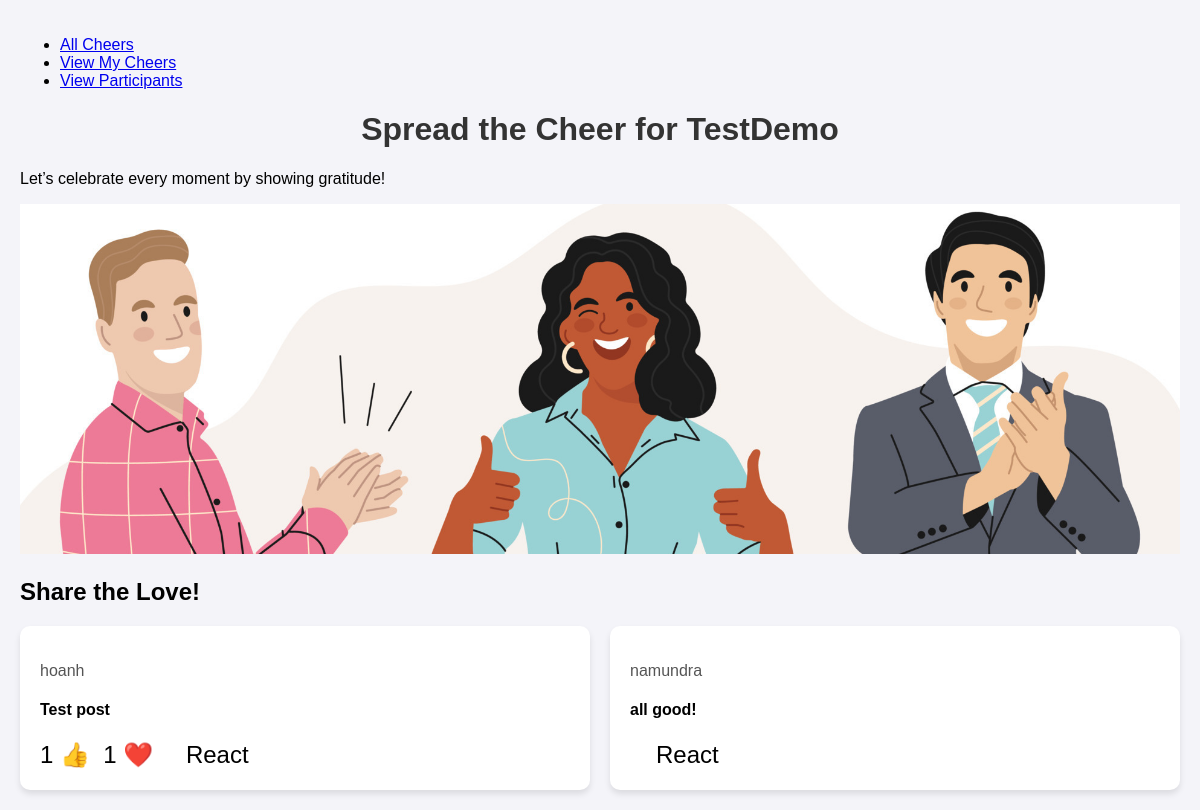
Page /appreciation/posts/2/ (signed in) on the committed database.
### appreciation/models.py (models this page shows, shortened)
class Event(models.Model):
    name = models.CharField(max_length=255)
    description = models.TextField()
    start_date = models.DateField()
    end_date = models.DateField()

class Post(models.Model):
    event = models.ForeignKey(Event, related_name='posts', on_delete=models.CASCADE)
    author = models.ForeignKey(User, null=True, blank=True, on_delete=models.SET_NULL)
    to = models.ForeignKey(User, null=True, blank=True, related_name='received_posts', on_delete=models.SET_NULL)
    content = models.TextField()
    is_anonymous = models.BooleanField(default=False)
    created_at = models.DateTimeField(auto_now_add=True)

### appreciation/views.py (the view)
# urls.py: path('posts/<int:event_id>/', views.post_list, name='post_list'),
@login_required
def post_list(request, event_id):
    event = get_object_or_404(Event, id=event_id)
    posts = event.posts.all()  # Fetch all posts for the event
    reaction_emojis = {
        "Like": "👍",
        "Love": "❤️",
        "Laugh": "😂",
        "Wow": "😮",
        "Sad": "😢",
        "Angry": "😡"
    }
    res_posts = []
    reaction_types = ["Like", "Love", "Laugh", "Wow", "Sad", "Angry"]
    for post in posts:
        res_reaction = {}
        for reaction_type in reaction_types:
            reaction_count = Reaction.objects.filter(post=post, reaction_type=reaction_type).count()
            if reaction_count > 0:
                res_reaction[reaction_emojis[reaction_type]] = reaction_count
        res_posts.append({'post': post, 'reaction': res_reaction})
    is_active = event.end_date >= timezone.now().date()
    return render(request, 'appreciation/post_list.html', {'event': event, 'posts': res_posts, 'is_active': is_active, 'my_posts_view': False})

### appreciation/templates/appreciation/post_list.html (shortened to what this page needs)
{% load static %}
<!DOCTYPE html>
<html lang="en">
<head>
    <link rel="stylesheet" href="{% static 'poststyle.css' %}">
</head>
<body>
    <nav class="navbar">
        <ul class="navbar-links">
            <li><a href="{% url 'post_list' event.id %}">All Cheers</a></li>
            <li><a href="{% url 'view_my_posts' event.id %}">View My Cheers</a></li>
            <li><a href="{% url 'event_participants' event.id %}">View Participants</a></li>
        </ul>
    </nav>
    <header class="header">
        <h1>Spread the Cheer for {{ event.name }}</h1>
        <p>Let’s celebrate every moment by showing gratitude!</p>
        <img src="{% static 'images/gratitude.png' %}" alt="Gratitude Banner" class="header-image" style="width: 100%; max-height: 350px; object-fit: cover;">
    </header>
    <section class="gratitude-section">
        <h2>Share the Love!</h2>
    </section>
    <div class="post-grid">
        {% for res in posts %}
        {% with post=res.post reaction=res.reaction %}
        <div class="post-tile" data-post-id="{{ post.id }}">
            <p class="post-author">
                {% if post.is_anonymous %}
                Anonymous
                {% else %}
                {{ post.author.username }}
                {% endif %}
            </p>
            <h4 class="post-content">{{ post.content }}</h4>
            <div class="reactions-container">
                <div class="selected-reaction">
                    <div class="reaction-values">
                        {% for react_type, react_count in reaction.items %}
                        {% if react_count > 0 %}
                        {{ react_count }} {{ react_type }}&nbsp;
                        {% endif %}
                        {% endfor %}
                    </div>
                </div>
                <div class="emoji-button">
                    <button class="reaction-btn">React</button>
                </div>
            </div>
        </div>
        {% endwith %}
        {% endfor %}
    </div>
</body>
</html>

### appreciation/static/poststyle.css (style rules this page uses)
body { font-family: Arial, sans-serif; background-color: #f4f4f9; margin: 0; padding: 20px; }
h1 { text-align: center; color: #333; }
.post-grid { display: grid; grid-template-columns: repeat(auto-fit, minmax(300px, 1fr)); gap: 20px; }
.post-tile { background-color: white; border-radius: 10px; box-shadow: 0 4px 6px rgba(0, 0, 0, 0.1); padding: 20px; position: relative; }
.post-tile p { color: #555; }
.reactions-container { display: flex; align-items: center; justify-content: flex-start; margin-top: 10px; }
.selected-reaction { font-size: 1.5em; cursor: pointer; position: relative; }
.emoji-button { display: inline-block; margin-left: 20px; }
.reaction-btn { background-color: transparent; border: none; font-size: 1.5em; cursor: pointer; transition: transform 2s ease, background-color 3s ease; }
.header-image { width: 10%; height: 10%; max-height: 50px; object-fit: cover; }

### rows in the picture
Event: name "TestDemo"
Post: post.author.username "hoanh", post.content "Test post", reaction "1" "1", reaction "👍" "❤️"
Post: post.author.username "namundra", post.content "all good!"
